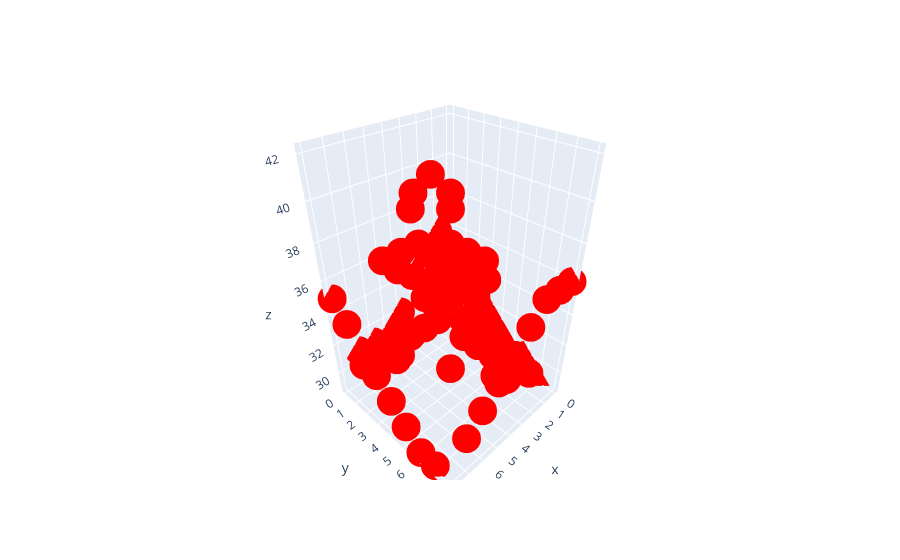

Notebook cell for this chart:
### Code cell
fig.show()

### Figure 1 — Plotly figure (JSON) as saved in the notebook; plotly's stock layout.template omitted (floating-point values rounded to 4 significant figures)
{"data": [{"marker": {"color": "red", "size": 10}, "mode": "markers", "type": "scatter3d", "x": [0, 0, 0, 0, 0, 0, 0, 0, 0, 1, 1, 1, 1, 1, 1, 1, 1, 1, 2, 2, 2, 2, 2, 2, 2, 2, 2, 3, 3, 3, 3, 3, 3, 3, 3, 3, 4, 4, 4, 4, 4, 4, 4, 4, 4, 5, 5, 5, 5, 5, 5, 5, 5, 5, 6, 6, 6, 6, 6, 6, 6, 6, 6, 7, 7, 7, 7, 7, 7, 7, 7, 7, 8, 8, 8, 8, 8, 8, 8, 8, 8], "y": [0, 1, 2, 3, 4, 5, 6, 7, 8, 0, 1, 2, 3, 4, 5, 6, 7, 8, 0, 1, 2, 3, 4, 5, 6, 7, 8, 0, 1, 2, 3, 4, 5, 6, 7, 8, 0, 1, 2, 3, 4, 5, 6, 7, 8, 0, 1, 2, 3, 4, 5, 6, 7, 8, 0, 1, 2, 3, 4, 5, 6, 7, 8, 0, 1, 2, 3, 4, 5, 6, 7, 8, 0, 1, 2, 3, 4, 5, 6, 7, 8], "z": [35, 34, 33, 32, 31, 30, 30, 29, 36, 36, 35, 34, 33, 31, 30, 30, 30, 36, 35, 34, 33, 32, 32, 32, 31, 31, 36, 34, 33, 32, 34, 32, 32, 32, 31, 35, 32, 31, 32, 34, 38, 38, 38, 32, 34, 31, 30, 32, 38, 38, 41, 38, 38, 33, 31, 31, 31, 38, 41, 42, 41, 39, 32, 31, 31, 32, 38, 38, 41, 38, 39, 31, 35, 34, 32, 32, 31, 30, 29, 29, 36]}], "layout": {}}
